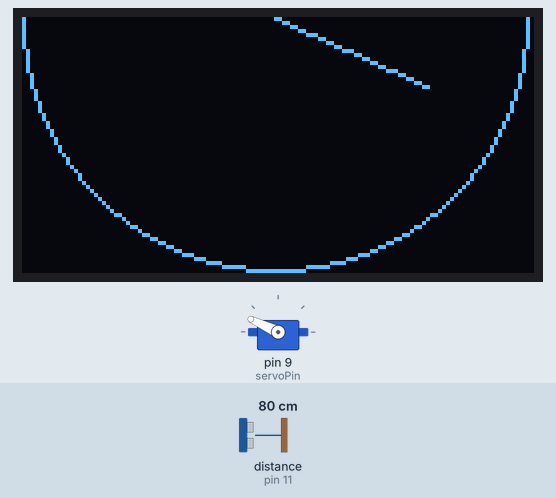
A sketch run on a simulated Arduino Uno, built with avr-gcc and run on an emulated ATmega328P. Parts: servo, 128×64 one-colour display. Wiring (inferred from the names in the program): ultrasonic range finder: trigger pin 12; echo pin 11. Inputs (shaded band) come from the test bench; at power-on: distance to the obstacle (sensor on pin 11) 80 cm. The echo pulse lasts 58.3 µs per cm; what the sketch prints to the serial monitor is not drawn.

Above: at 1.2 s.
1.3 s: distance to the obstacle (sensor on pin 11) set to 9 cm
At 1.82 s:
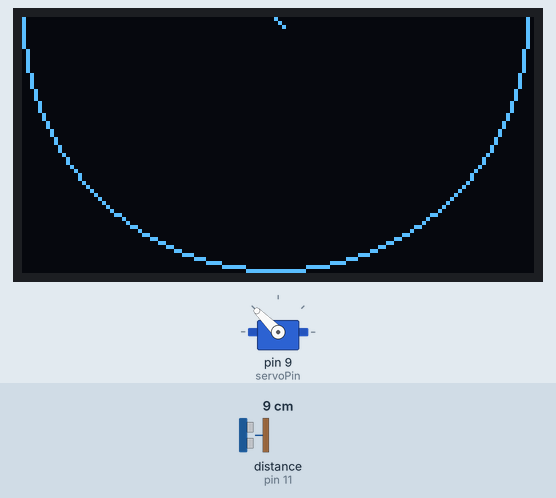
3.7 s: distance to the obstacle (sensor on pin 11) set to 182 cm
At 4.12 s:
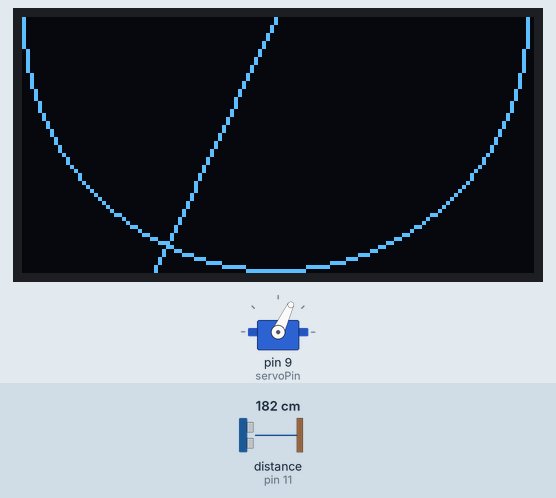
6.5 s: distance to the obstacle (sensor on pin 11) set to 2 cm
At 6.88 s:
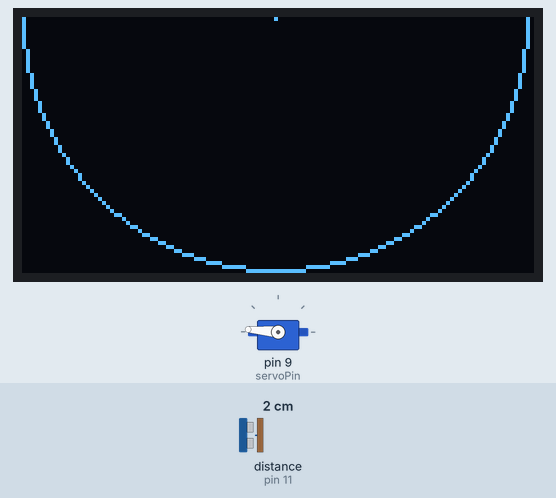
8.3 s: distance to the obstacle (sensor on pin 11) set to 18 cm
At 8.78 s:
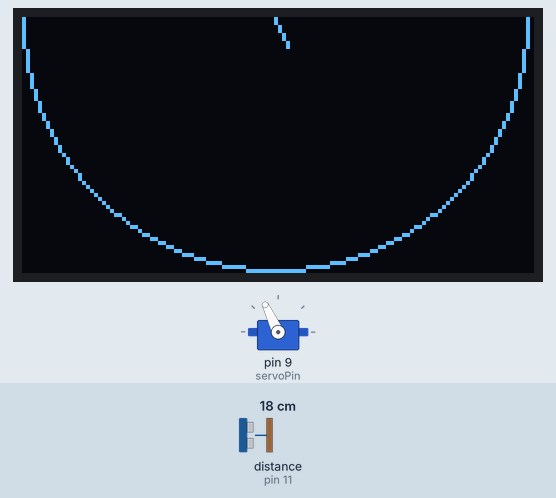
Timing chart, 0 to 11.0 s (numbered marks = the images above; inputs shaded):
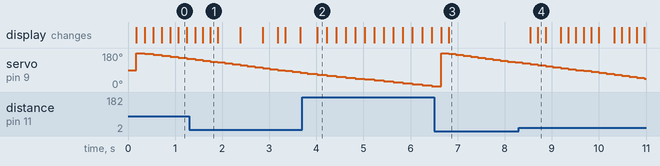

The sketch:

Radar.ino
```cpp
/*
Fil: Radar.ino
Skribent: Victor Rosenhall
Datum: 2025/02/06
Programmet är kod till en radar som använder en ultraljudsensor för att få en distans som input till en u8glib oled-skärm och servomotor.
*/

// Bibliotek
#include "Servo.h"
#include "U8glib.h"

// Pins
const int servoPin = 9;
const int trig = 12;
const int echo = 11;

// Objekt
U8GLIB_SSD1306_128X64 u8g;
Servo myservo;

// Globala Variabler
const int centerX = 63;  // X-koordinat för centrum
const int centerY = 0;   // Y-koordinat för centrum
const int radius = 63;   // Radie på halvcirkel
const int mapDist = 120;

void setup() {

  // Startar seriell kommunikation
  Serial.begin(9600);
  Serial.println("Start");

  // Starta Hårdvara
  pinMode(trig, OUTPUT);
  pinMode(echo, INPUT);
  myservo.attach(servoPin);

  // Inställningar
  u8g.setFont(u8g_font_6x10);
}

void loop() {
  // svep från 0 to 180 grader:
  for (int angle = 0; angle <= 179; angle += 5) {  //Inkrementerar angle med 5
    u8g.firstPage();
    Serial.println(measureDist());
    int calcMeasureDist = measureDist();  //Gör funktionens värde till en variabel  (viktigt för att x och y uträkningarna)
    Serial.println("Vinkel: " + String(angle) + "Distans: " + String(measureDist()));
    do {
      u8g.drawCircle(centerX, centerY, radius);
      float radian = angle * 3.14159 / 180;                                         // Omvandlar grader till radianer
      int x = centerX + map(calcMeasureDist, 0, mapDist, 0, radius) * cos(radian);  // Beräkna x-koordinat i slutet av linjen
      int y = centerY + map(calcMeasureDist, 0, mapDist, 0, radius) * sin(radian);  // Beräkna y-koordinat i slutet av linjen
      delay(5);
      u8g.drawLine(centerX, centerY, x, y);  //Ritar ut radarlinjen
      delay(5);
    } while (u8g.nextPage());

    myservo.write(180 - angle);  //Roterar servomotorn höger till vänster
    delay(5);
  }
}
```

myfunctions.ino
```cpp
/*
Funktionen mäter distansen från ultraljudsensorn.
Parametrar: void.
Returnerar distans.
*/
int measureDist() {
  digitalWrite(trig, HIGH);
  delay(0);
  digitalWrite(trig, LOW);
  delay(0);
  unsigned int duration = pulseIn(echo, HIGH);  //Mäter tiden det tar för ljudet att skickas ut och studsa tillbaka till sensorn
  unsigned int distans = duration / 29 / 2;     // Omvandlar tiden till en distants genom att delvis dividera med ljudets hastighet
  return distans;
}
```

Measured:
- after the input at 8.3 s, the display: first changes after 0.24 s (image 4 shows a later state)
